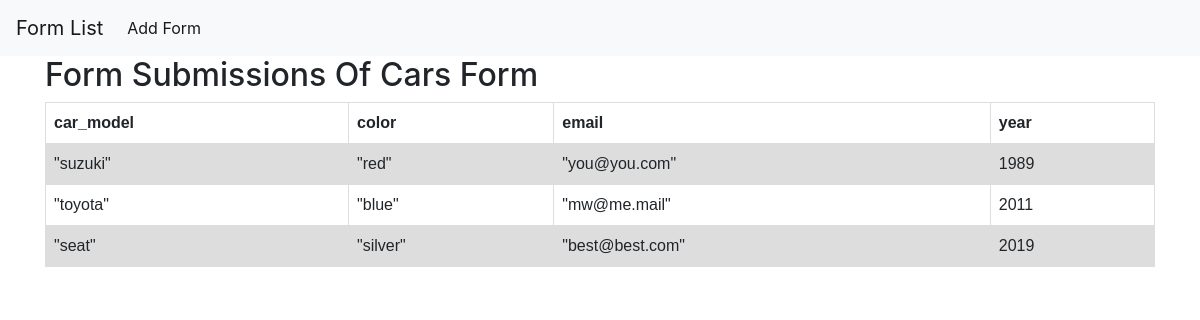
Screenshot of /form_builder/form_submissions/12 with the database file from the repository.
### form_creator/models.py (models this page shows, shortened)
class UserForm(models.Model):
	name = models.CharField(max_length=50)
	submissions = models.PositiveSmallIntegerField(default=0)

class FormField(models.Model):
	form_id = models.ForeignKey(UserForm, related_name='has_fields',
		on_delete=models.CASCADE)
	input_name = models.CharField(max_length=30)
	label = models.CharField(max_length=30)
	data_type = models.CharField(max_length=3, choices=FIELD_TYPES)

class FieldSubmission(models.Model):
	submission = models.ForeignKey(Submissions, on_delete=models.CASCADE, related_name='field_set')
	field_id = models.ForeignKey(FormField, on_delete=models.CASCADE)
	data = models.TextField()

### form_creator/views.py (the view)
# urls.py: path('form_submissions/<int:form_id>', views.form_submissions,
def form_submissions(request, form_id):
	form_name = UserForm.objects.get(pk=form_id).name
	fields = FormField.objects.filter(form_id=form_id).order_by('input_name')
	submissions = Submissions.objects.filter(user_form=form_id).values_list()
	sumbission_fields_collection = {}
	i = 0
	for submission in submissions:
		i += 1
		submission_data = FieldSubmission.objects.filter(submission__user_form=form_id, submission=submission).values_list('data', flat=True).order_by('field_id__input_name')
		sumbission_fields_collection[i] = submission_data
	context = {
		'form_name': form_name,
		'fields': fields,
		'submissions': submissions,
		'submission_fields': sumbission_fields_collection
	}
	return render(request, 'form_submissions.html', context)

### form_creator/templates/form_submissions.html (shortened to what this page needs)
{% extends 'base.html' %}
{% load dict_access %}
{% block content %}
	<h2>Form Submissions Of {{ form_name }} Form </h2>
	<table>
			<tr>
				{% for field in fields %}
					<th> {{ field.input_name }}</th>
				{% endfor %}
			</tr>
			{% for key, values in submission_fields.items %}
				<tr>
					{% for v in values %}
					<td>{{ v }}</td>
					{% endfor %}
				</tr>
			{% endfor %}
	</table>
{% endblock content %}

### wix_form_builder/templates/base.html (style rules this page uses)
table { font-family: arial, sans-serif; border-collapse: collapse; width: 100%; }
td, th { border: 1px solid #dddddd; text-align: left; padding: 8px; }
tr:nth-child(even) { background-color: #dddddd; }

### rows the page displays
UserForm: name "Cars"
FormField: input_name "car_model"
FormField: input_name "color"
FormField: input_name "email"
FormField: input_name "year"
FieldSubmission: data "\"suzuki\""
FieldSubmission: data "\"red\""
FieldSubmission: data "\"you@you.com\""
FieldSubmission: data "\"toyota\""
FieldSubmission: data "\"blue\""
FieldSubmission: data "\"mw@me.mail\""
FieldSubmission: data "\"seat\""
FieldSubmission: data "\"silver\""
FieldSubmission: data "\"best@best.com\""

### other values shown
{{ v }} "1989" "2011" "2019"
